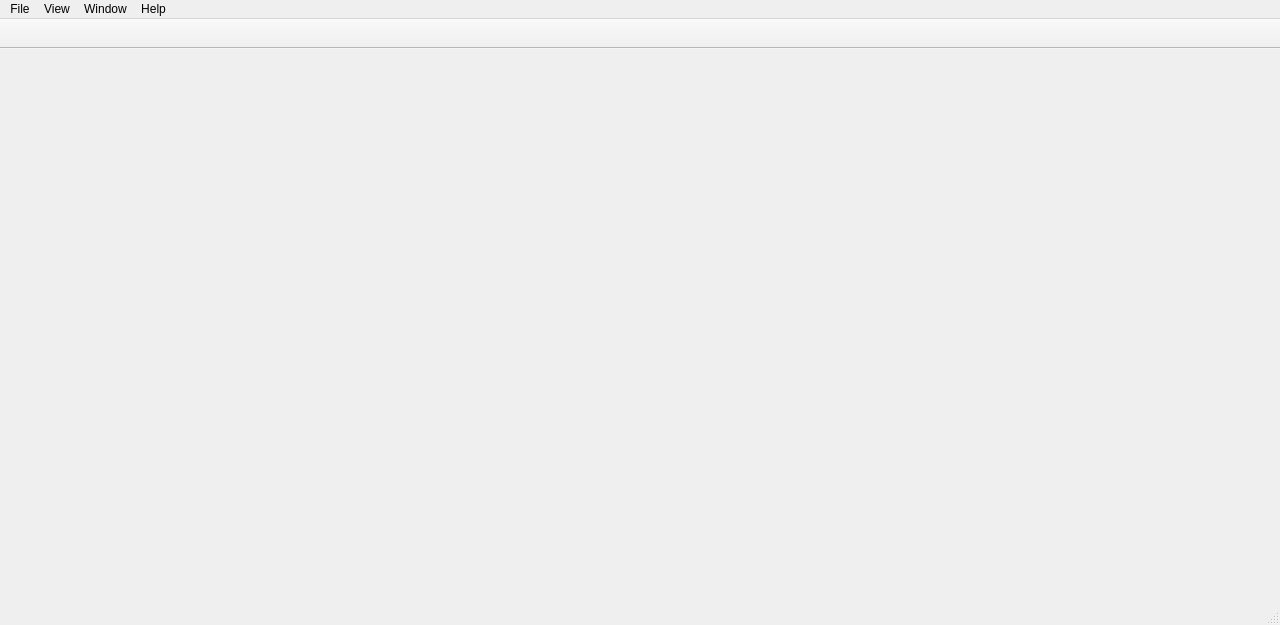
<?xml version="1.0" encoding="UTF-8"?>
<ui version="4.0">
 <class>MainWindow</class>
 <widget class="QMainWindow" name="MainWindow">
  <property name="geometry">
   <rect>
    <x>0</x>
    <y>0</y>
    <width>1280</width>
    <height>625</height>
   </rect>
  </property>
  <property name="contextMenuPolicy">
   <enum>Qt::NoContextMenu</enum>
  </property>
  <property name="windowTitle">
   <string>Qt Simple Earth</string>
  </property>
  <property name="windowIcon">
   <iconset>
    <normaloff>:/images/icon.jpg</normaloff>:/images/icon.jpg</iconset>
  </property>
  <widget class="QWidget" name="centralWidget">
   <layout class="QHBoxLayout" name="horizontalLayout">
    <item>
     <widget class="GLWidget" name="glWidget" native="true">
      <property name="focusPolicy">
       <enum>Qt::ClickFocus</enum>
      </property>
     </widget>
    </item>
   </layout>
  </widget>
  <widget class="QMenuBar" name="menuBar">
   <property name="geometry">
    <rect>
     <x>0</x>
     <y>0</y>
     <width>1280</width>
     <height>26</height>
    </rect>
   </property>
   <widget class="QMenu" name="menuFile">
    <property name="title">
     <string>File</string>
    </property>
    <widget class="QMenu" name="menuSave">
     <property name="title">
      <string>Save</string>
     </property>
     <addaction name="actionSaveLabels"/>
     <addaction name="actionSavePaths"/>
     <addaction name="actionSaveVolumes"/>
    </widget>
    <addaction name="actionOpen"/>
    <addaction name="menuSave"/>
    <addaction name="separator"/>
    <addaction name="actionExit"/>
   </widget>
   <widget class="QMenu" name="menuHelp">
    <property name="title">
     <string>Help</string>
    </property>
    <addaction name="actionHelp"/>
    <addaction name="actionAbout"/>
   </widget>
   <widget class="QMenu" name="menuView">
    <property name="title">
     <string>View</string>
    </property>
    <addaction name="actionHud"/>
    <addaction name="actionLabels"/>
    <addaction name="actionToolbar"/>
    <addaction name="actionLatLonGrid"/>
   </widget>
   <widget class="QMenu" name="menuWindow">
    <property name="title">
     <string>Window</string>
    </property>
    <addaction name="actionPlaces"/>
    <addaction name="actionTrackInfo"/>
    <addaction name="actionPathVolume"/>
   </widget>
   <addaction name="menuFile"/>
   <addaction name="menuView"/>
   <addaction name="menuWindow"/>
   <addaction name="menuHelp"/>
  </widget>
  <widget class="QStatusBar" name="statusBar"/>
  <widget class="QToolBar" name="toolBar">
   <property name="minimumSize">
    <size>
     <width>0</width>
     <height>30</height>
    </size>
   </property>
   <property name="windowTitle">
    <string>toolBar</string>
   </property>
   <property name="movable">
    <bool>false</bool>
   </property>
   <property name="floatable">
    <bool>false</bool>
   </property>
   <attribute name="toolBarArea">
    <enum>TopToolBarArea</enum>
   </attribute>
   <attribute name="toolBarBreak">
    <bool>false</bool>
   </attribute>
  </widget>
  <action name="actionHelp">
   <property name="text">
    <string>Help Resources</string>
   </property>
  </action>
  <action name="actionAbout">
   <property name="text">
    <string>About</string>
   </property>
  </action>
  <action name="actionOpen">
   <property name="text">
    <string>Open...</string>
   </property>
  </action>
  <action name="actionExit">
   <property name="text">
    <string>Exit</string>
   </property>
  </action>
  <action name="actionSavePaths">
   <property name="text">
    <string>Paths</string>
   </property>
  </action>
  <action name="actionSaveVolumes">
   <property name="text">
    <string>Volumes</string>
   </property>
  </action>
  <action name="actionToolbar">
   <property name="checkable">
    <bool>true</bool>
   </property>
   <property name="checked">
    <bool>true</bool>
   </property>
   <property name="text">
    <string>Toolbar</string>
   </property>
  </action>
  <action name="actionLabels">
   <property name="checkable">
    <bool>true</bool>
   </property>
   <property name="text">
    <string>Labels</string>
   </property>
  </action>
  <action name="actionPlaces">
   <property name="text">
    <string>Places</string>
   </property>
  </action>
  <action name="actionTrackInfo">
   <property name="text">
    <string>Track Info</string>
   </property>
  </action>
  <action name="actionPathVolume">
   <property name="text">
    <string>Paths and Volumes</string>
   </property>
  </action>
  <action name="actionHud">
   <property name="checkable">
    <bool>true</bool>
   </property>
   <property name="checked">
    <bool>true</bool>
   </property>
   <property name="text">
    <string>Hud</string>
   </property>
  </action>
  <action name="actionLatLonGrid">
   <property name="checkable">
    <bool>true</bool>
   </property>
   <property name="text">
    <string>Lat/Lon Grid</string>
   </property>
  </action>
  <action name="actionSaveLabels">
   <property name="text">
    <string>Labels</string>
   </property>
  </action>
 </widget>
 <layoutdefault spacing="6" margin="11"/>
 <customwidgets>
  <customwidget>
   <class>GLWidget</class>
   <extends>QWidget</extends>
   <header>GLWidget.h</header>
   <container>1</container>
  </customwidget>
 </customwidgets>
 <resources/>
 <connections/>
</ui>
